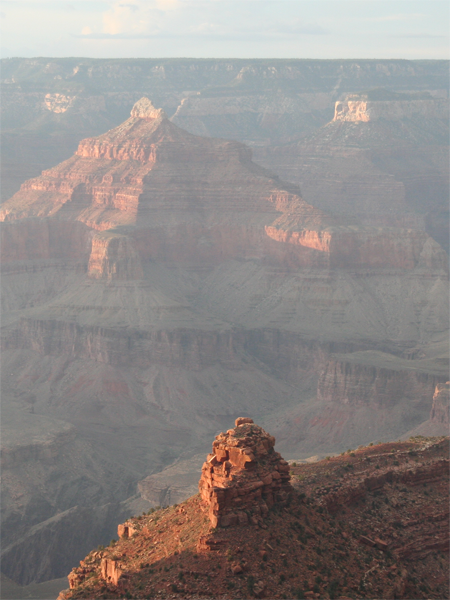
#> input picture data/hazy1.png, 450 x 600 px
$ python dehaze.py ../data/hazy1.png 5 100
#> lines starting #> are read from the running program, lines starting #| are printed output that depends on the picture; long printed decimals are rounded
import cv2, os, sys
import numpy as np
from cv2.ximgproc import guidedFilter

WINDOW_SIZE = 45
WEIGHT = 70
SHRINK_SCALE = 5

def create_min_image(src, window_size):

    half = window_size // 2

    height, width = src.shape[:2]

    dst = np.empty(src.shape, src.dtype)
    b, g, r = cv2.split(src)

    for y in range(height):
        startY = np.max((0, y - half))
        endY = np.min((height, y + half))

        for x in range(width):
            startX = np.max((0, x - half))
            endX = np.min((width, x + half))

            patch = b[startY:endY, startX:endX]
            dst[y][x][0] = np.min(patch)

            patch = g[startY:endY, startX:endX]
            dst[y][x][1] = np.min(patch)

            patch = r[startY:endY, startX:endX]
            dst[y][x][2] = np.min(patch)

    return dst

def create_max_image(src, window_size):

    half = window_size // 2

    height, width = src.shape[:2]

    dst = np.empty(src.shape, src.dtype)
    b, g, r = cv2.split(src)

    for y in range(height):
        startY = np.max((0, y - half))
        endY = np.min((height, y + half))

        for x in range(width):
            startX = np.max((0, x - half))
            endX = np.min((width, x + half))

            patch = b[startY:endY, startX:endX]
            dst[y][x][0] = np.max(patch)

            patch = g[startY:endY, startX:endX]
            dst[y][x][1] = np.max(patch)

            patch = r[startY:endY, startX:endX]
            dst[y][x][2] = np.max(patch)

    return dst

def getAirLight(darkchannel):

    height, width = darkchannel.shape[:2]

    histogram = []
    for ch in range(3):
        histogram.append(cv2.calcHist([darkchannel], [ch], None, [256], [0, 256]))

    th = width * height // 1000

    boolB = boolG = boolR = False
    numB = numG = numR = 0
    sumB = sumG = sumR = 0

    for i in reversed(range(256)):
        if not boolB:
            numB += histogram[0][i]
            sumB += histogram[0][i] * i
            if numB > th:
                boolB = True

        if not boolG:
            numG += histogram[1][i]
            sumG += histogram[1][i] * i
            if numG > th:
                boolG = True

        if not boolR:
            numR += histogram[2][i]
            sumR += histogram[2][i] * i
            if numR > th:
                boolR = True

        if boolB and boolG and boolR:
            break

    return (sumB//numB, sumG//numG, sumR//numR)

def getTmax(darkchannel, airlight, weight):

    height, width = darkchannel.shape[:2]

    dc = darkchannel.astype(np.float32) / 255.0

    tmax = (1.0 - weight / 100 * dc / airlight)

    return tmax

def dehaze(src, tmax, airlight):

    if src.shape[0] != tmax.shape[0] or src.shape[1] != tmax.shape[1]:
        print('dimension mismatch')
        return None

    height, width = src.shape[:2]

    src = src.astype(np.float32) / 255.0
    dst = (src - airlight) / (tmax + 0.01) + airlight

    dst *= 255
    dst = np.clip(dst, 0, 255)
    dst = dst.astype(np.uint8)

    return dst

def main():

    global WEIGHT, WINDOW_SIZE

    argv = sys.argv
    argc = len(argv)

    if argc < 2:
        print('%s dehazes hazy image' % argv[0])
        print('%s <image> [<weight>] [<window_size>]' % argv[0])
        quit()

    src = cv2.imread(argv[1])
#> src is the input picture: shape (600, 450, 3); mean B, G, R 133.7, 135.4, 141.2

    height_src, width_src = src.shape[:2]
#> height_src = 600; width_src = 450

    if argc > 2:
        WEIGHT = int(argv[2])

    if argc > 3:
        WINDOW_SIZE = int(argv[3])

    if WINDOW_SIZE < 10:
        WINDOW_SIZE = 10

    freq = cv2.getTickFrequency()
    count0 = cv2.getTickCount()

    height_shrink = height_src // SHRINK_SCALE
#> height_shrink = 120
    width_shrink = width_src // SHRINK_SCALE
#> width_shrink = 90

    shrinked = cv2.resize(src, (width_shrink, height_shrink))

    min_image = create_min_image(shrinked, WINDOW_SIZE // SHRINK_SCALE)
#> in create_min_image, `b, g, r = cv2.split(src)`:
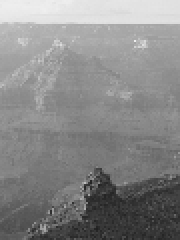
#> g: shape (120, 90) (shown 2 times larger); min 32, max 239, mean 135.4
#> after the loop in create_min_image, `for y in range(height):`:
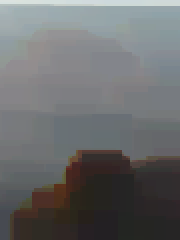
#> dst: shape (120, 90, 3) (shown 2 times larger); mean B, G, R 108, 107.2, 106
    max_image = create_max_image(min_image, WINDOW_SIZE // SHRINK_SCALE)
#> in create_max_image, `b, g, r = cv2.split(src)`:
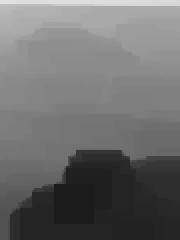
#> b: shape (120, 90) (shown 2 times larger); min 27, max 224, mean 108
#> in create_max_image, `b, g, r = cv2.split(src)`:
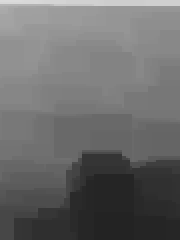
#> r: shape (120, 90) (shown 2 times larger); min 35, max 219, mean 106
#> after the loop in create_max_image, `for y in range(height):`:
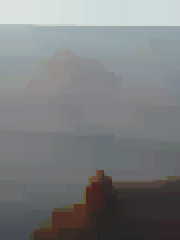
#> dst: shape (120, 90, 3) (shown 2 times larger); mean B, G, R 127.8, 126.4, 124.3

    expanded = cv2.resize(max_image, (width_src, height_src))

    print('(1/5) Darkchannel created')

    size = 60
    sigma = 1e-6 * 255 * 255
    darkchannel = cv2.ximgproc.guidedFilter(src, expanded, size, sigma)
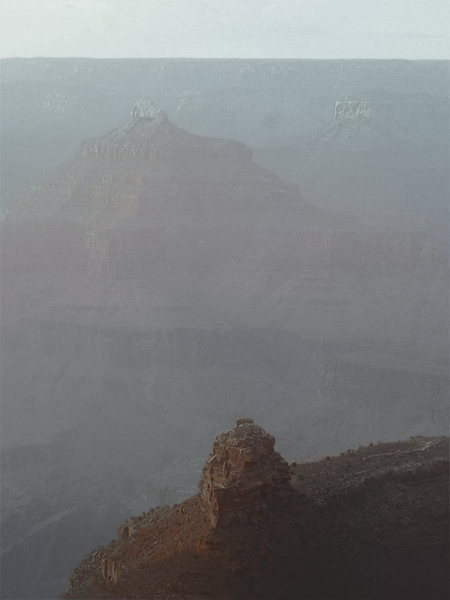
#> darkchannel: shape (600, 450, 3); mean B, G, R 127.7, 126.4, 124.2

    print('(2/5) Darkchannel refined')

    AirLight = getAirLight(darkchannel)
#> after the loop in getAirLight, `for ch in range(3):`: histogram = 3 items
#> the loop in getAirLight, `for i in reversed(range(256)):` made 33 passes
#> (numB, sumB, numG, sumG, numR, sumR) on passes 1 to 12: ([0], [0], [0], [0], [0], [0]), ([0], [0], [0], [0], [0], [0]), ([0], [0], [0], [0], [0], [0]), ([0], [0], [0], [0], [0], [0]), ([0], [0], [0], [0], [0], [0]), ([0], [0], [0], [0], [0], [0]), ([0], [0], [0], [0], [0], [0]), ([0], [0], [0], [0], [0], [0]), ([0], [0], [0], [0], [0], [0]), ([0], [0], [0], [0], [0], [0]), ([0], [0], [0], [0], [0], [0]), ([0], [0], [0], [0], [0], [0])
#> (numB, sumB, numR, sumR) on passes 27 to 29: ([65], [14897], [0], [0]), ([249], [56849], [0], [0]), ([581], [132213], [3], [681])
#> after the loop in getAirLight, `for i in reversed(range(256)):`: boolB = True
#> AirLight = ([227], [230], [223])
    AirLight = np.array(AirLight) / 255.0
#> AirLight = [0.89, 0.902, 0.875]
    AirLight = np.squeeze(AirLight)

    print('(3/5) Air Light calculated')

    tmax = getTmax(darkchannel, AirLight, WEIGHT)
#> in getTmax, `tmax = (1.0 - weight / 100 * dc / airlight)`:
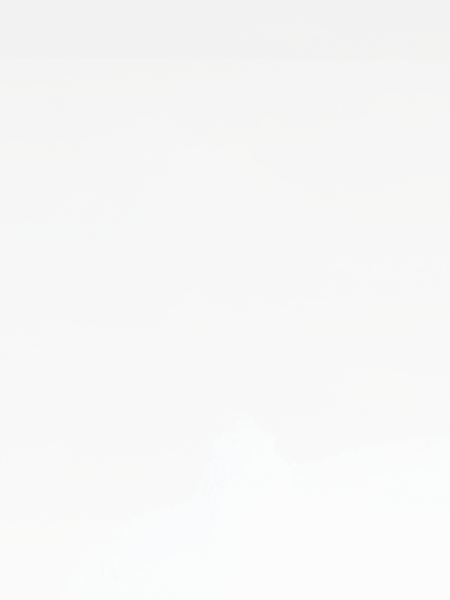
#> tmax: shape (600, 450, 3) float32; mean B, G, R 0.97, 0.971, 0.971

    print('(4/5) tmax created')

    dehazed = dehaze(src, tmax, AirLight)

    print('(5/5) dehaze completed')
    print('Hit any key to terminate this program')

    count1 = cv2.getTickCount()
    print((count1 - count0) / freq)
#| 0.5869

    cv2.imshow('source', src)
    cv2.imshow('dehazed', dehazed)

    base = os.path.basename(argv[1])
    filename = os.path.splitext(base)[0]
    dst_path = 'dehazed_%s.png' % filename
    cv2.imwrite(dst_path, dehazed)
    print('save %s' % dst_path)

    cv2.waitKey(0)
    cv2.destroyAllWindows()

if __name__ == '__main__':
    main()

$ run again, on data/hazy2.png
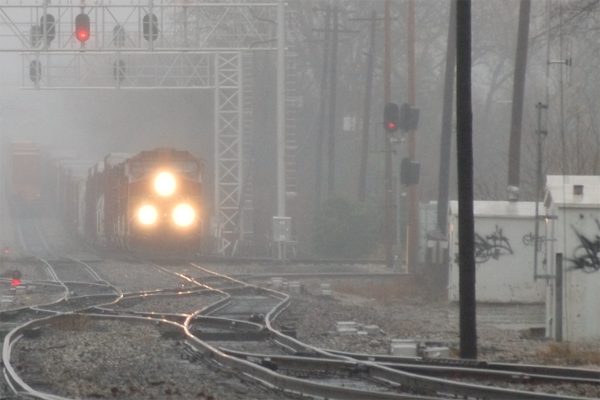
#> input picture data/hazy2.png, 600 x 400 px
#> in main, src is the input picture: shape (400, 600, 3); mean B, G, R 128.9, 131.4, 134.1
#> in main, `darkchannel = cv2.ximgproc.guidedFilter(src, expanded, size, sigma)`:
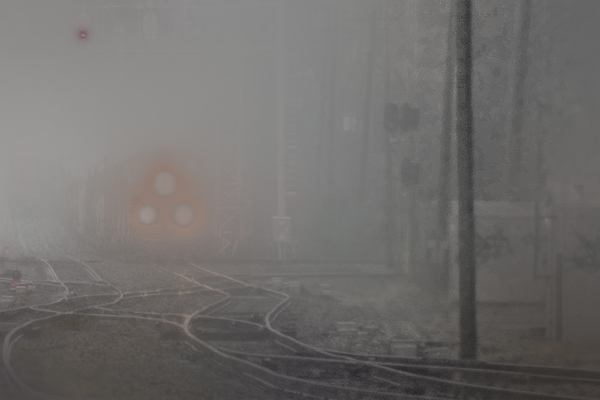
#> darkchannel: shape (400, 600, 3); mean B, G, R 107.9, 109.3, 111.8
#> after the loop in getAirLight, `for ch in range(3):`: histogram = 3 items
#> in dehaze, `dst = (src - airlight) / (tmax + 0.01) + airlight`:
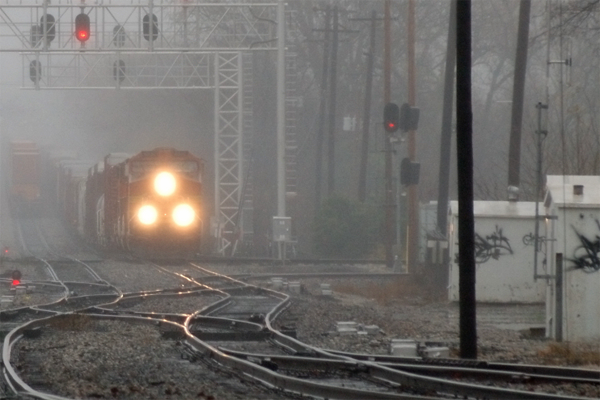
#> dst: shape (400, 600, 3) float32; mean of channels 0, 1, 2 0.504, 0.514, 0.525; drawn with min black and max white
#| 0.5416

$ run again, on data/hazy4.png
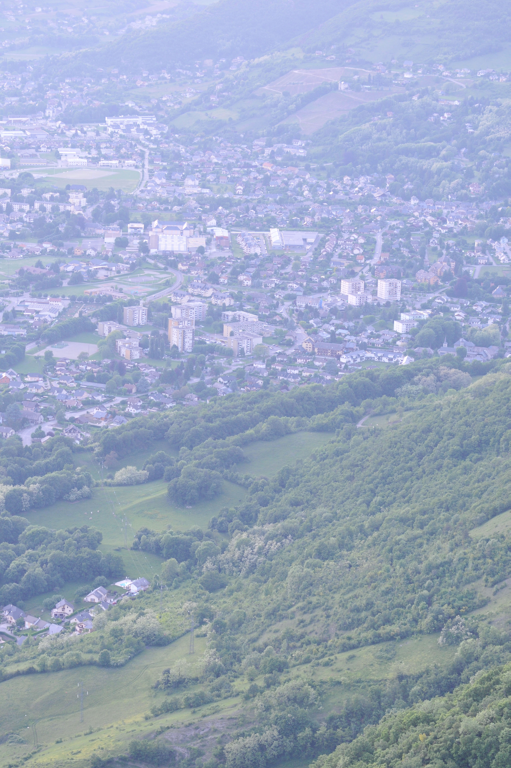
#> input picture data/hazy4.png, 511 x 768 px
#> in main, src is the input picture: shape (768, 511, 3); mean B, G, R 192.9, 168.5, 155.9
#> after the loop in getAirLight, `for ch in range(3):`: histogram = 3 items
#> the loop in getAirLight, `for i in reversed(range(256)):` made 77 passes
#> (numB, sumB, numG, sumG, numR, sumR) on passes 1 to 8: ([0], [0], [0], [0], [0], [0]), ([0], [0], [0], [0], [0], [0]), ([0], [0], [0], [0], [0], [0]), ([0], [0], [0], [0], [0], [0]), ([0], [0], [0], [0], [0], [0]), ([0], [0], [0], [0], [0], [0]), ([0], [0], [0], [0], [0], [0]), ([0], [0], [0], [0], [0], [0])
#> after the loop in getAirLight, `for i in reversed(range(256)):`: boolB = True
#> in main, `AirLight = getAirLight(darkchannel)`: AirLight = ([236], [192], [179])
#> in main, `AirLight = np.array(AirLight) / 255.0`: AirLight = [0.925, 0.753, 0.702]
#> in dehaze, `dst = (src - airlight) / (tmax + 0.01) + airlight`:
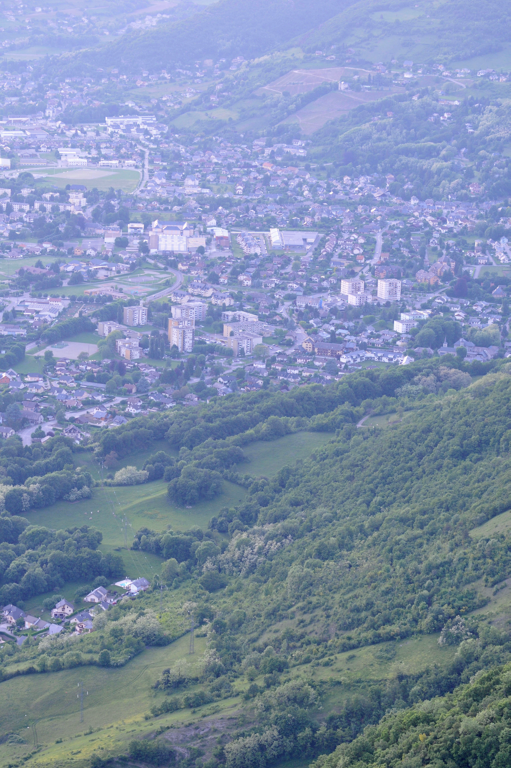
#> dst: shape (768, 511, 3) float32; mean of channels 0, 1, 2 0.752, 0.659, 0.61; drawn with min black and max white
#| 0.8474
